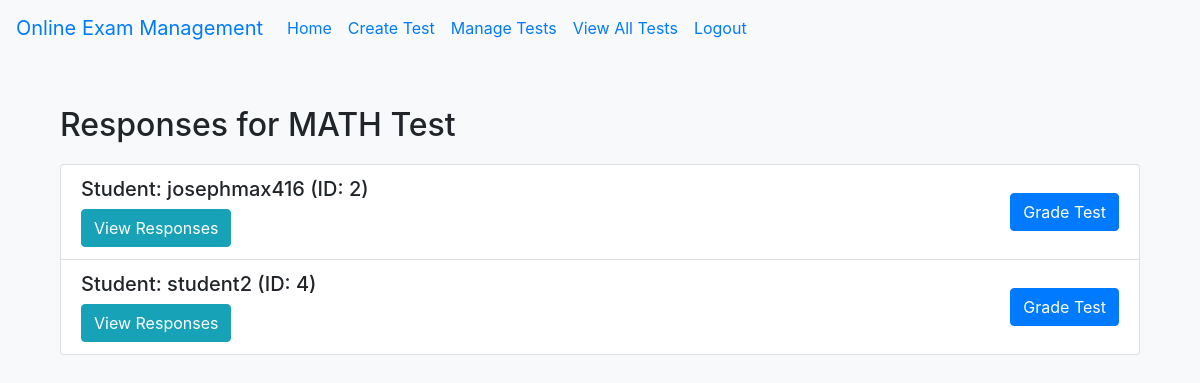
Screenshot of /test/1/responses (signed in) with the database file from the repository.
### tables this page shows
CREATE TABLE Test (
    id INTEGER PRIMARY KEY AUTOINCREMENT,
    teacher_id INTEGER NOT NULL,
    test_name TEXT NOT NULL,
    test_description TEXT,
    FOREIGN KEY (teacher_id) REFERENCES User(id)
);

CREATE TABLE User (
    id INTEGER PRIMARY KEY AUTOINCREMENT,
    username TEXT NOT NULL UNIQUE,
    password TEXT NOT NULL,
    role TEXT NOT NULL  -- 'student' or 'teacher'
);

### app.py (the view)
@app.route('/test/<int:test_id>/responses')
@login_required
def view_test_responses(test_id):
    if current_user.role != 'teacher':
        flash('Only teachers can view test responses.', 'danger')
        return redirect(url_for('home'))
    test = db.execute("SELECT * FROM Test WHERE id = ?", test_id)[0]
    students = db.execute("SELECT DISTINCT Answer.student_id, User.username FROM Answer LEFT JOIN User ON Answer.student_id = User.id WHERE Answer.test_id = ?", test_id)
    for student in students:
        responses = db.execute("SELECT Answer.question_id, Answer.answer_text FROM Answer WHERE Answer.student_id = ? AND Answer.test_id = ?", student["student_id"], test_id)
        student["responses"] = responses
    return render_template('view_test_responses.html', test=test, students=students)

### app.py (called while the page is built)
@login_manager.user_loader
def load_user(user_id):
    user = db.execute("SELECT * FROM User WHERE id = ?", user_id)
    if user:
        return User(id=user[0]['id'], username=user[0]['username'], password=user[0]['password'], role=user[0]['role'])
    return None

### templates/view_test_responses.html (shortened to what this page needs)
{% extends "base.html" %}
{% block content %}
<div class="container mt-4">
    <h2>Responses for {{ test.test_name }}</h2>
    <ul class="list-group">
        {% for student in students %}
        <li class="list-group-item">
            <div class="d-flex justify-content-between align-items-center">
                <div>
                    <h5>Student: {{ student.username }} (ID: {{ student.student_id }})</h5>
                    <button class="btn btn-info" type="button" data-toggle="collapse" data-target="#collapse_{{ student.student_id }}" aria-expanded="false" aria-controls="collapse_{{ student.student_id }}">
                        View Responses
                    </button>
                </div>
                <div>
                    <a href="/test/{{ test.id }}/grade" class="btn btn-primary">Grade Test</a>
                </div>
            </div>
        </li>
        {% endfor %}
    </ul>
</div>
{% endblock %}

### static/css/styles.css (style rules this page uses)
body { background-color: #f8f9fa; }
.container { margin-top: 50px; }
h2 { margin-bottom: 20px; }
.btn-primary { background-color: #007bff; border-color: #007bff; }

### rows the page displays
Test: test_name "MATH Test"
User: username "josephmax416", student_id "2"
User: username "student2", student_id "4"
